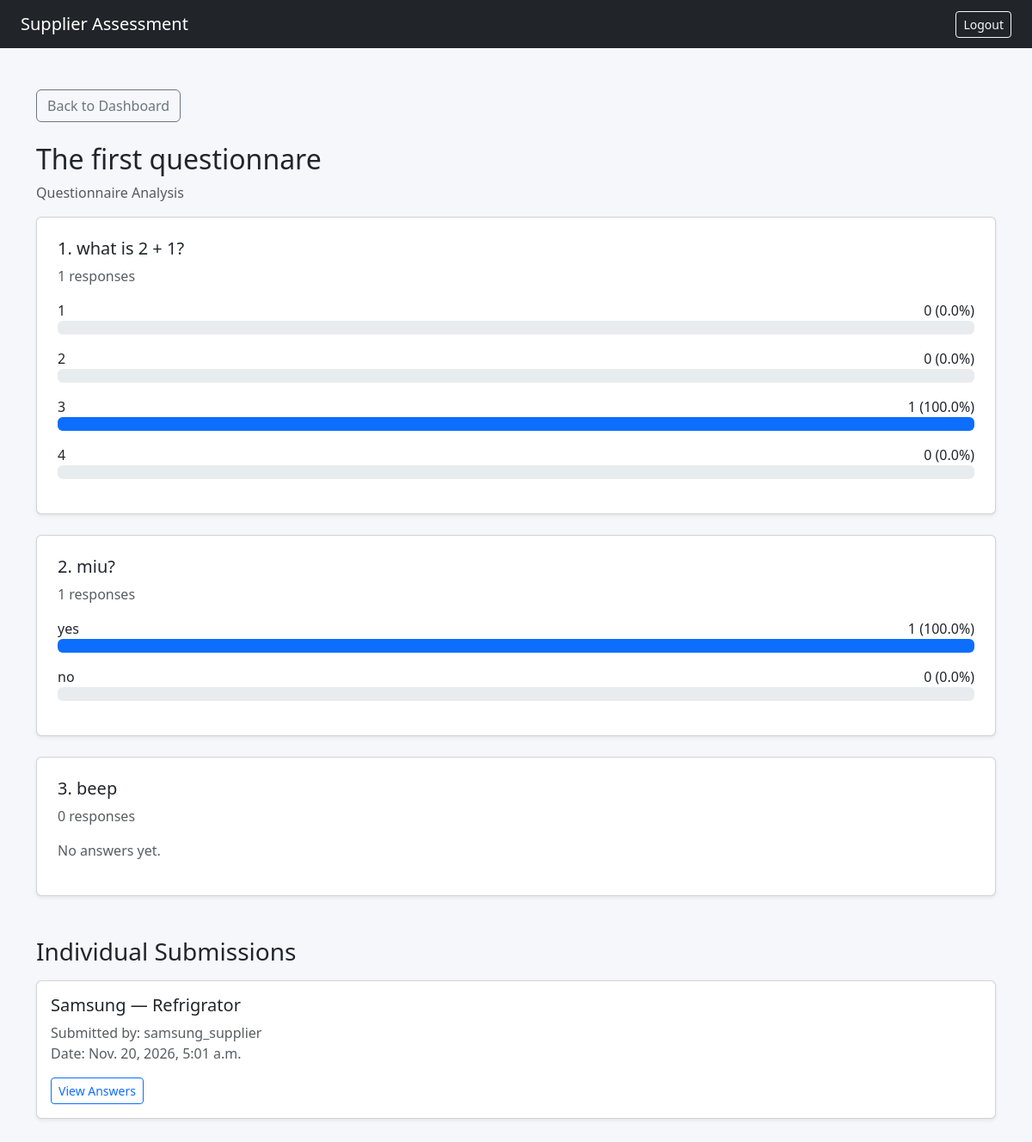
/manager/questionnaires/2/results/ (signed in), run on the app's committed database.
### questionnaires/models.py (models this page shows, shortened)
class Questionnaire(models.Model):
    title = models.CharField(max_length=200)
    description = models.TextField(blank=True)
    created_by = models.ForeignKey(
        settings.AUTH_USER_MODEL,
        on_delete=models.PROTECT,
        related_name="created_questionnaires"
    )
    created_at = models.DateTimeField(auto_now_add=True)

class Question(models.Model):
    class Type(models.TextChoices):
        YES_NO = "yes_no", "Yes / No"
        SINGLE = "single", "Single Choice"
        MULTIPLE = "multiple", "Multiple Choice"
        TEXT = "text", "Short Text"
        LONG_TEXT = "long_text", "Long Text"
        NUMBER = "number", "Number"
        DATE = "date", "Date"
        RATING = "rating", "Rating (1-5)"
    questionnaire = models.ForeignKey(
        Questionnaire,
        on_delete=models.CASCADE,
        related_name="questions"
    )
    text = models.TextField()
    question_type = models.CharField(
        max_length=20,
        choices=Type.choices
    )
    order = models.PositiveIntegerField()
    required = models.BooleanField(default=True)
    options = models.JSONField(
        default=list,
        blank=True
    )
    show_if_order = models.PositiveIntegerField(
        null=True,
        blank=True
    )
    show_if_answer = models.CharField(
        max_length=100,
        blank=True
    )
    class Meta:
        ordering = ["order"]
        constraints = [
            models.UniqueConstraint(
                fields=["questionnaire", "order"],
                name="unique_question_order"
            )
        ]

class Assignment(models.Model):
    questionnaire = models.ForeignKey(
        Questionnaire,
        on_delete=models.PROTECT,
        related_name="assignments"
    )
    product = models.ForeignKey(
        "suppliers.Product",
        on_delete=models.PROTECT,
        related_name="assignments"
    )
    assigned_by = models.ForeignKey(
        settings.AUTH_USER_MODEL,
        on_delete=models.PROTECT
    )
    created_at = models.DateTimeField(
        auto_now_add=True
    )
    class Meta:
        constraints = [
            models.UniqueConstraint(
                fields=["questionnaire", "product"],
                name="unique_questionnaire_product_assignment"
            )
        ]
    answers = models.JSONField(
        default=dict,
        blank=True
    )
    submitted_at = models.DateTimeField(
        null=True,
        blank=True
    )
    answered_by = models.ForeignKey(
        settings.AUTH_USER_MODEL,
        on_delete=models.SET_NULL,
        null=True,
        blank=True,
        related_name="answered_assignments"
    )

### accounts/models.py (models this page shows, shortened)
class User(AbstractUser):
    class Role(models.TextChoices):
        ORGANIZATION_MANAGER = "organization_manager", "Organization Manager"
        SUPPLIER_MANAGER = "supplier_manager", "Supplier Manager"
    role = models.CharField(
        max_length=24,
        choices=Role.choices,
        blank=True
    )
    supplier_company = models.ForeignKey(
        "suppliers.SupplierCompany",
        on_delete=models.PROTECT,
        null=True,
        blank=True,
        related_name="users"
    )

### suppliers/models.py (models this page shows, shortened)
class SupplierCompany(models.Model):
    name = models.CharField(max_length=200, unique=True)
    created_at = models.DateTimeField(auto_now_add=True)

class Product(models.Model):
    supplier = models.ForeignKey(SupplierCompany, on_delete=models.PROTECT,
                                 related_name="products")
    name = models.CharField(max_length=200)
    code = models.CharField(max_length=50)
    category = models.CharField(max_length=100, blank=True)
    class Meta:
        constraints = [
            models.UniqueConstraint(
                fields=['supplier', 'code'],
                name="unique_supplier_product_code"
            )
        ]

### questionnaires/views.py (the view, shortened to what this page needs)
@login_required
def questionnaire_results(request, pk):
    if not (
        request.user.is_superuser
        or request.user.role == User.Role.ORGANIZATION_MANAGER
    ):
        return HttpResponseForbidden("Access denied.")
    questionnaire = get_object_or_404(Questionnaire, pk=pk)
    questions = list(questionnaire.questions.all())
    assignments = list(
        Assignment.objects.filter(
            questionnaire=questionnaire,
            submitted_at__isnull=False
        ).select_related(
            "product__supplier",
            "answered_by"
        )
    )
    analysis = []
    for question in questions:
        values = []
        for assignment in assignments:
            value = assignment.answers.get(str(question.id))
            if value not in (None, "", []):
                values.append(value)
        result = {
            "text": question.text,
            "type": question.question_type,
            "count": len(values),
            "options": [],
            "examples": [],
            "average": ""
        }
        qtype = question.question_type
        if qtype in ("yes_no", "single", "multiple", "rating"):
            if qtype == "yes_no":
                options = ["yes", "no"]
            elif qtype == "rating":
                options = ["1", "2", "3", "4", "5"]
            else:
                options = [str(x) for x in question.options]
            for option in options:
                count = sum(
                    1
                    for value in values
                    if (
                        option in value
                        if isinstance(value, list)
                        else str(value) == option
                    )
                )
                percentage = round(
                    count / len(values) * 100, 1
                ) if values else 0
                result["options"].append({
                    "label": option,
                    "count": count,
                    "percentage": percentage
                })
            if qtype == "rating" and values:
                result["average"] = str(round(
                    sum(int(v) for v in values) / len(values), 2
                ))
        else:
            result["examples"] = [str(v) for v in values[:5]]
        analysis.append(result)
    submissions = []
    for assignment in assignments:
        details = []
        for question in questions:
            value = assignment.answers.get(str(question.id))
            if value in (None, "", []):
                continue
            if isinstance(value, list):
                value = ", ".join(str(v) for v in value)
            details.append({
                "question": question.text,
                "answer": str(value)
            })
        submissions.append({
            "supplier": assignment.product.supplier.name,
            "product": assignment.product.name,
            "answered_by": assignment.answered_by,
            "submitted_at": assignment.submitted_at,
            "details": details
        })
    return render(request, "questionnaires/results.html", {
        "questionnaire": questionnaire,
        "analysis": analysis,
        "submissions": submissions
    })

### questionnaires/templates/questionnaires/results.html (shortened to what this page needs)
{% extends "base.html" %}
{% block content %}
<a href="{% url 'manager_dashboard' %}"
   class="btn btn-outline-secondary mb-4">
    Back to Dashboard
</a>
<h2>{{ questionnaire.title }}</h2>
<p class="text-muted">Questionnaire Analysis</p>
{% for result in analysis %}
<div class="card p-4 shadow-sm mb-4">
    <h5>{{ forloop.counter }}. {{ result.text }}</h5>
    <p class="text-muted">
        {{ result.count }} responses
    </p>
    {% for option in result.options %}
        <div class="mb-3">
            <div class="d-flex justify-content-between">
                <span>{{ option.label }}</span>
                <span>
                    {{ option.count }} ({{ option.percentage }}%)
                </span>
            </div>
            <div class="progress">
                <div class="progress-bar"
                     style="width: {{ option.percentage }}%;">
                </div>
            </div>
        </div>
    {% endfor %}
    {% if result.count == 0 %}
        <p class="text-muted">No answers yet.</p>
    {% endif %}
</div>
{% endfor %}
<h3 class="mt-5 mb-3">Individual Submissions</h3>
{% for submission in submissions %}
<div class="card shadow-sm mb-3">
    <div class="card-body">
        <h5>
            {{ submission.supplier }} —
            {{ submission.product }}
        </h5>
        <p class="text-muted">
            Submitted by: {{ submission.answered_by }}
            <br>
            Date: {{ submission.submitted_at }}
        </p>
        <details>
            <summary class="btn btn-outline-primary btn-sm">
                View Answers
            </summary>
        </details>
    </div>
</div>
{% empty %}
<div class="alert alert-secondary">
    No completed submissions yet.
</div>
{% endfor %}
{% endblock %}

### questionnaires/templates/base.html (style rules this page uses)
body { background: #f5f7fb; }

### data on the page
Questionnaire: title "The first questionnare"
Question: text "what is 2 + 1?"
Question: text "miu?"
Question: text "beep"
User: supplier "Samsung", product "Refrigrator", answered_by "samsung_supplier", submitted_at "Nov. 20, 2026, 5:01 a.m."

### other printed values
{{ result.count }} "1" "1" "0"
{{ option.label }} "1" "2" "3" "4" "yes" "no"
{{ option.count }} "0" "0" "1" "0" "1" "0"
{{ option.percentage }} "0.0" "0.0" "100.0" "0.0" "100.0" "0.0"
